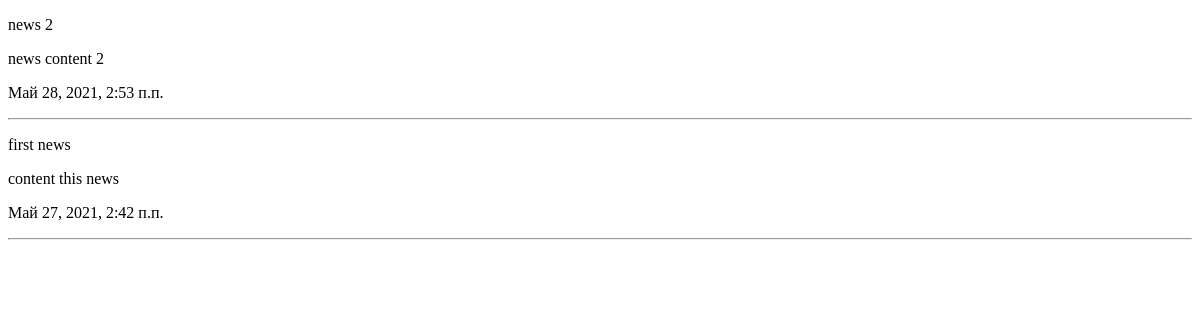
Before: / with the older database file.
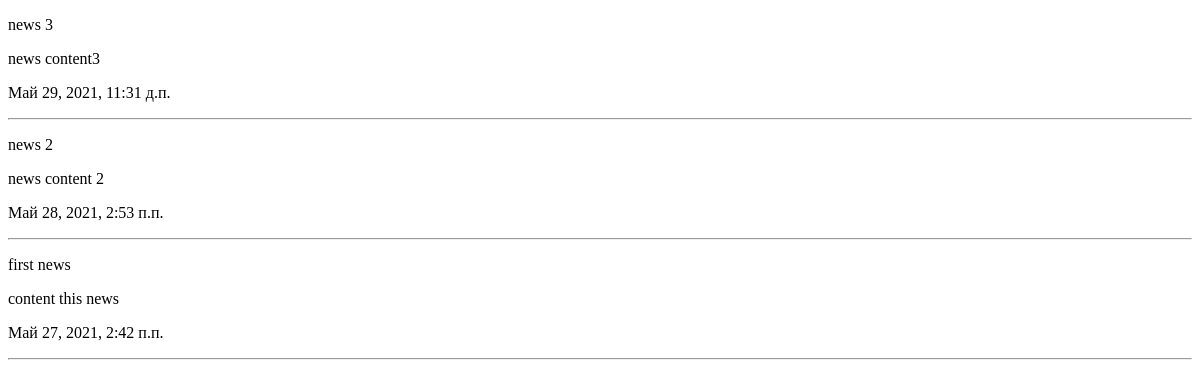
After: the same page with the newer database file.
### news/models.py (models this page shows, shortened)
class News(models.Model):
    title = models.CharField(max_length=150)
    content = models.TextField()
    created_ad = models.DateTimeField(auto_now_add=True)
    updated_ad = models.DateTimeField(auto_now=True)
    photo = models.ImageField(upload_to='photos/%Y/%m/%d/')
    is_published = models.BooleanField(default=True)

### news/views.py (the view)
# urls.py: path('', index),
def index(request):
    news = News.objects.order_by('-created_ad')
    context = {
        'news': news,
        'title': 'Список новостей'
    }
    return render(request, 'news/index.html', context)

### news/templates/news/index.html (shortened to what this page needs)
<!doctype html>
<html lang="en">
<head>
</head>
<body>
{% for item in news %}
    <div>
        <p>{{ item.title }}</p>
        <p>{{ item.content }}</p>
        <p>{{ item.created_ad }}</p>
        <hr>
    </div>
{% endfor %}
</body>
</html>

Changed rows visible on the page:
added News: title "news 3", content "news content3", created_ad "Май 29, 2021, 11:31 д.п."
